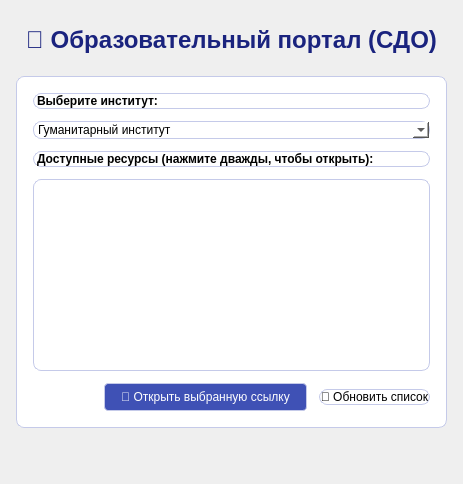
   <widget class="QWidget" name="tabSDO">
    <attribute name="title">
     <string>🌐 СДО</string>
    </attribute>
    <layout class="QVBoxLayout" name="verticalLayoutSDO">
     <property name="spacing">
      <number>12</number>
     </property>
     <property name="leftMargin">
      <number>16</number>
     </property>
     <property name="topMargin">
      <number>16</number>
     </property>
     <property name="rightMargin">
      <number>16</number>
     </property>
     <property name="bottomMargin">
      <number>16</number>
     </property>
     <item>
      <widget class="QLabel" name="labelSDOTitle">
       <property name="font">
        <font>
         <pointsize>18</pointsize>
         <bold>true</bold>
        </font>
       </property>
       <property name="styleSheet">
        <string notr="true">color: #1a237e; padding: 10px;</string>
       </property>
       <property name="text">
        <string>🌐 Образовательный портал (СДО)</string>
       </property>
       <property name="alignment">
        <set>Qt::AlignCenter</set>
       </property>
      </widget>
     </item>
     <item>
      <widget class="QFrame" name="frameSDOContent">
       <property name="styleSheet">
        <string notr="true">background-color: #ffffff; border-radius: 8px; border: 1px solid #c5cae9;</string>
       </property>
       <layout class="QVBoxLayout" name="verticalLayoutSDOContent">
        <property name="spacing">
         <number>12</number>
        </property>
        <property name="leftMargin">
         <number>16</number>
        </property>
        <property name="topMargin">
         <number>16</number>
        </property>
        <property name="rightMargin">
         <number>16</number>
        </property>
        <property name="bottomMargin">
         <number>16</number>
        </property>
        <item>
         <widget class="QLabel" name="labelInstitute">
          <property name="text">
           <string>Выберите институт:</string>
          </property>
          <property name="font">
           <font>
            <bold>true</bold>
           </font>
          </property>
         </widget>
        </item>
        <item>
         <widget class="QComboBox" name="comboInstitute">
          <item>
           <property name="text">
            <string>Гуманитарный институт</string>
           </property>
          </item>
          <item>
           <property name="text">
            <string>Институт биомедицинских систем и биотехнологий</string>
           </property>
          </item>
          <item>
           <property name="text">
            <string>Инженерно-строительный институт</string>
           </property>
          </item>
          <item>
           <property name="text">
            <string>Институт компьютерных наук и кибербезопасности</string>
           </property>
          </item>
          <item>
           <property name="text">
            <string>Институт машиностроения, материалов и транспорта</string>
           </property>
          </item>
          <item>
           <property name="text">
            <string>Физико-механический институт</string>
           </property>
          </item>
          <item>
           <property name="text">
            <string>Институт промышленного менеджмента, экономики и торговли</string>
           </property>
          </item>
          <item>
           <property name="text">
            <string>Институт электроники и телекоммуникаций</string>
           </property>
          </item>
          <item>
           <property name="text">
            <string>Институт физической культуры, спорта и туризма</string>
           </property>
          </item>
          <item>
           <property name="text">
            <string>Институт энергетики</string>
           </property>
          </item>
          <item>
           <property name="text">
            <string>Институт физики и математики</string>
           </property>
          </item>
          <item>
           <property name="text">
            <string>Основы проектной деятельности</string>
           </property>
          </item>
         </widget>
        </item>
        <item>
         <widget class="QLabel" name="labelLinks">
          <property name="text">
           <string>Доступные ресурсы (нажмите дважды, чтобы открыть):</string>
          </property>
          <property name="font">
           <font>
            <bold>true</bold>
           </font>
          </property>
         </widget>
        </item>
        <item>
         <widget class="QListWidget" name="listSDOLinks">
          <property name="minimumHeight">
           <number>120</number>
          </property>
          <property name="styleSheet">
           <string notr="true">QListWidget::item { padding: 8px 12px; }</string>
          </property>
         </widget>
        </item>
        <item>
         <layout class="QHBoxLayout" name="horizontalLayoutSDOButtons">
          <item>
           <spacer name="horizontalSpacerSDOLeft">
            <property name="orientation">
             <enum>Qt::Horizontal</enum>
            </property>
            <property name="sizeHint" stdset="0">
             <size>
              <width>40</width>
              <height>20</height>
             </size>
            </property>
           </spacer>
          </item>
          <item>
           <widget class="QPushButton" name="btnOpenSDO">
            <property name="text">
             <string>🔗 Открыть выбранную ссылку</string>
            </property>
            <property name="styleSheet">
             <string notr="true">background-color: #3f51b5; color: #ffffff; border-radius: 4px; padding: 6px 16px;</string>
            </property>
           </widget>
          </item>
          <item>
           <widget class="QPushButton" name="btnRefreshSDO">
            <property name="text">
             <string>🔄 Обновить список</string>
            </property>
           </widget>
          </item>
         </layout>
        </item>
       </layout>
      </widget>
     </item>
     <item>
      <spacer name="verticalSpacerSDO">
       <property name="orientation">
        <enum>Qt::Vertical</enum>
       </property>
       <property name="sizeHint" stdset="0">
        <size>
         <width>20</width>
         <height>40</height>
        </size>
       </property>
      </spacer>
     </item>
    </layout>
   </widget>
